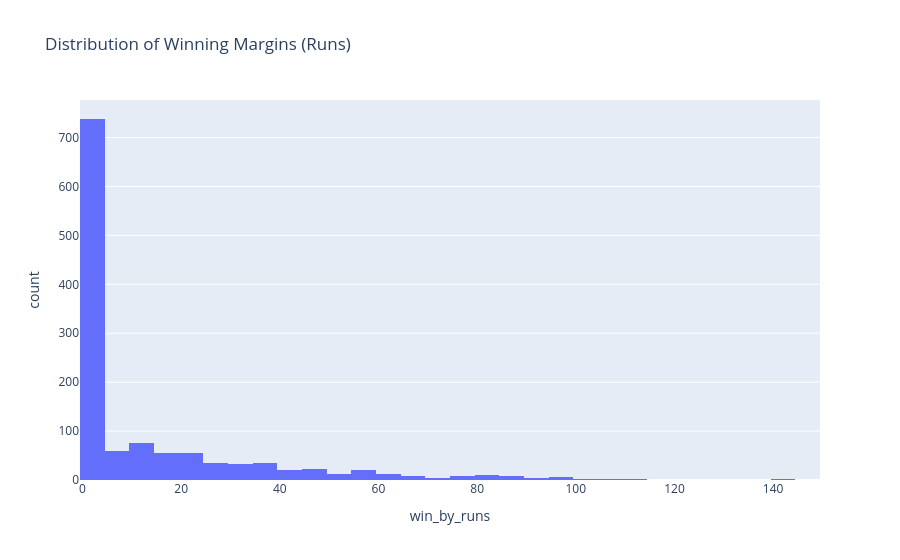

The notebook cell saved with this chart:
### Code cell
fig = px.histogram(
    matches_df,
    x="win_by_runs",
    nbins=30,
    title="Distribution of Winning Margins (Runs)"
)

fig.show()

### Figure 1 — Plotly figure (JSON) as saved in the notebook; plotly's stock layout.template omitted (floating-point values rounded to 4 significant figures; data arrays with more than 128 entries replaced by an {"elided": "..."} marker saying what was removed)
{"data": [{"bingroup": "x", "hovertemplate": "win_by_runs=%{x}<br>count=%{y}<extra></extra>", "legendgroup": "", "marker": {"color": "#636efa", "pattern": {"shape": ""}}, "name": "", "nbinsx": 30, "orientation": "v", "showlegend": false, "type": "histogram", "x": {"elided": "1243 int values"}, "xaxis": "x", "yaxis": "y"}], "layout": {"barmode": "relative", "legend": {"tracegroupgap": 0}, "title": {"text": "Distribution of Winning Margins (Runs)"}, "xaxis": {"anchor": "y", "domain": [0, 1], "title": {"text": "win_by_runs"}}, "yaxis": {"anchor": "x", "domain": [0, 1], "title": {"text": "count"}}}}
